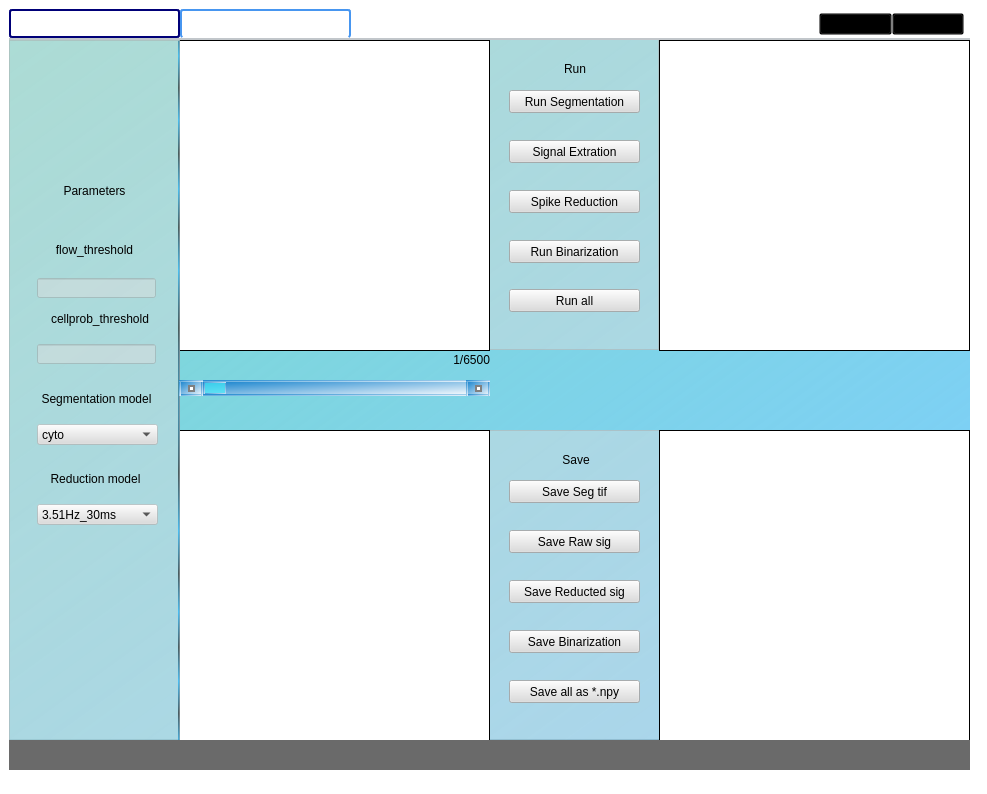
<?xml version="1.0" encoding="UTF-8"?>
<ui version="4.0">
 <class>MainWindow</class>
 <widget class="QMainWindow" name="MainWindow">
  <property name="geometry">
   <rect>
    <x>0</x>
    <y>0</y>
    <width>987</width>
    <height>794</height>
   </rect>
  </property>
  <property name="windowTitle">
   <string>MainWindow</string>
  </property>
  <property name="styleSheet">
   <string notr="true">background:transparent;</string>
  </property>
  <widget class="QWidget" name="centralwidget">
   <layout class="QGridLayout" name="gridLayout">
    <item row="0" column="0">
     <widget class="QFrame" name="frame_7">
      <widget class="QLabel" name="label_19">
       <property name="geometry">
        <rect>
         <x>0</x>
         <y>730</y>
         <width>961</width>
         <height>31</height>
        </rect>
       </property>
       <property name="styleSheet">
        <string notr="true">background-color:rgba(2,2,2,150);</string>
       </property>
       <property name="text">
        <string/>
       </property>
      </widget>
      <widget class="QLabel" name="label">
       <property name="geometry">
        <rect>
         <x>1</x>
         <y>1</y>
         <width>961</width>
         <height>761</height>
        </rect>
       </property>
       <property name="styleSheet">
        <string notr="true">border-radius:50px;
opacity:0.5;</string>
       </property>
       <property name="frameShape">
        <enum>QFrame::NoFrame</enum>
       </property>
       <property name="frameShadow">
        <enum>QFrame::Plain</enum>
       </property>
       <property name="text">
        <string/>
       </property>
       <property name="textFormat">
        <enum>Qt::AutoText</enum>
       </property>
       <property name="pixmap">
        <pixmap>../icon/background-43-6.png</pixmap>
       </property>
       <property name="scaledContents">
        <bool>false</bool>
       </property>
      </widget>
      <widget class="QTabWidget" name="tabWidget">
       <property name="geometry">
        <rect>
         <x>0</x>
         <y>0</y>
         <width>961</width>
         <height>731</height>
        </rect>
       </property>
       <property name="maximumSize">
        <size>
         <width>166660</width>
         <height>166660</height>
        </size>
       </property>
       <property name="toolTipDuration">
        <number>-1</number>
       </property>
       <property name="layoutDirection">
        <enum>Qt::LeftToRight</enum>
       </property>
       <property name="autoFillBackground">
        <bool>false</bool>
       </property>
       <property name="styleSheet">
        <string notr="true">QTabWidget::pane { /* The tab widget frame */
    border-top: 2px solid #C2C7CB;
    background-color: qlineargradient(spread:pad, x1:0, y1:0, x2:1, y2:1, stop:0 rgba(128, 218, 205, 255), stop:1 rgba(44, 175, 255, 158))
}



QTabWidget::tab-bar {

    width:342px
}

QTabBar::tab {

min-width:70px;

min-height:25px;

color: white;

font:13px &quot;Microsoft YaHei&quot;;

border: 2px solid;

border-color:rgb(0, 0, 120);

border-radius:3px;
}

QTabBar::tab:selected{

min-width:70px;

min-height:25px;
color: white;

font:13px &quot;Microsoft YaHei&quot;;

border: 2px solid;

border-bottom: 0px solid;

border-color: #4796f0;
}

</string>
       </property>
       <property name="tabPosition">
        <enum>QTabWidget::North</enum>
       </property>
       <property name="tabShape">
        <enum>QTabWidget::Rounded</enum>
       </property>
       <property name="currentIndex">
        <number>1</number>
       </property>
       <property name="elideMode">
        <enum>Qt::ElideNone</enum>
       </property>
       <property name="usesScrollButtons">
        <bool>true</bool>
       </property>
       <property name="documentMode">
        <bool>false</bool>
       </property>
       <property name="tabsClosable">
        <bool>false</bool>
       </property>
       <property name="movable">
        <bool>false</bool>
       </property>
       <property name="tabBarAutoHide">
        <bool>false</bool>
       </property>
       <widget class="QWidget" name="tab">
        <attribute name="title">
         <string>Data Enhancement</string>
        </attribute>
        <widget class="QWidget" name="layoutWidget">
         <property name="geometry">
          <rect>
           <x>200</x>
           <y>100</y>
           <width>691</width>
           <height>41</height>
          </rect>
         </property>
         <layout class="QHBoxLayout" name="horizontalLayout_2">
          <property name="spacing">
           <number>100</number>
          </property>
          <item>
           <widget class="QLabel" name="label_2">
            <property name="styleSheet">
             <string notr="true">color:rgb(0, 0, 0);
font: 18pt ;
font: 18pt &quot;华文新魏&quot;;
font: 75 18pt &quot;Adobe Gothic Std B&quot;;
</string>
            </property>
            <property name="text">
             <string> Raw Data</string>
            </property>
            <property name="alignment">
             <set>Qt::AlignCenter</set>
            </property>
           </widget>
          </item>
          <item>
           <widget class="QLabel" name="label_3">
            <property name="styleSheet">
             <string notr="true">color:rgb(0, 0, 0);
;
font: 75 18pt &quot;Adobe Gothic Std B&quot;;</string>
            </property>
            <property name="text">
             <string>Enhancement</string>
            </property>
            <property name="alignment">
             <set>Qt::AlignCenter</set>
            </property>
           </widget>
          </item>
         </layout>
        </widget>
        <widget class="QWidget" name="layoutWidget">
         <property name="geometry">
          <rect>
           <x>200</x>
           <y>170</y>
           <width>691</width>
           <height>301</height>
          </rect>
         </property>
         <layout class="QHBoxLayout" name="horizontalLayout">
          <property name="spacing">
           <number>100</number>
          </property>
          <property name="leftMargin">
           <number>10</number>
          </property>
          <property name="topMargin">
           <number>10</number>
          </property>
          <property name="rightMargin">
           <number>10</number>
          </property>
          <property name="bottomMargin">
           <number>10</number>
          </property>
          <item>
           <widget class="QFrame" name="frame">
            <property name="styleSheet">
             <string notr="true">background-color:rgb(255, 255, 255);
border:1px outset black;</string>
            </property>
            <property name="frameShape">
             <enum>QFrame::StyledPanel</enum>
            </property>
            <property name="frameShadow">
             <enum>QFrame::Raised</enum>
            </property>
           </widget>
          </item>
          <item>
           <widget class="QFrame" name="frame_2">
            <property name="styleSheet">
             <string notr="true">background-color:rgb(255, 255, 255);
border:1px outset black;</string>
            </property>
            <property name="frameShape">
             <enum>QFrame::StyledPanel</enum>
            </property>
            <property name="frameShadow">
             <enum>QFrame::Raised</enum>
            </property>
           </widget>
          </item>
         </layout>
        </widget>
        <widget class="QWidget" name="layoutWidget">
         <property name="geometry">
          <rect>
           <x>200</x>
           <y>490</y>
           <width>691</width>
           <height>41</height>
          </rect>
         </property>
         <layout class="QHBoxLayout" name="horizontalLayout_3">
          <property name="spacing">
           <number>100</number>
          </property>
          <property name="leftMargin">
           <number>10</number>
          </property>
          <property name="rightMargin">
           <number>10</number>
          </property>
          <item>
           <widget class="QScrollBar" name="horizontalScrollBar_2">
            <property name="styleSheet">
             <string notr="true">QScrollBar:horizontal {
    border: 2px solid qlineargradient(spread:pad, x1:0, y1:0, x2:1, y2:1, stop:0 rgba(8, 123, 202, 255), stop:1 rgba(255, 255, 255, 255));
    background: qlineargradient(spread:pad, x1:0, y1:0, x2:1, y2:1, stop:0 rgba(8, 123, 202, 255), stop:1 rgba(255, 255, 255, 255));
    height: 15px;
    margin: 0px 20px 0 20px;
}
QScrollBar::handle:horizontal {
    background:rgba(79, 253, 255, 150);
    min-width: 20px;
    margin-left:3px;
    margin-right:3px;
    border:0.5px solid;
    border-color: qlineargradient(spread:pad, x1:0, y1:0, x2:1, y2:1, stop:0 rgba(8, 123, 202, 255), stop:1 rgba(255, 255, 255, 255));
}
QScrollBar::add-line:horizontal {
    border: 2px solid qlineargradient(spread:pad, x1:0, y1:0, x2:1, y2:1, stop:0 rgba(8, 123, 202, 255), stop:1 rgba(255, 255, 255, 255));;
    background:qlineargradient(spread:pad, x1:0, y1:0, x2:1, y2:1, stop:0 rgba(8, 123, 202, 255), stop:1 rgba(255, 255, 255, 255));
	
    width: 20px;
    subcontrol-position: right;
    subcontrol-origin: margin;
}

QScrollBar::sub-line:horizontal {
    border: 2px solid qlineargradient(spread:pad, x1:0, y1:0, x2:1, y2:1, stop:0 rgba(8, 123, 202, 255), stop:1 rgba(255, 255, 255, 255));;
    background: qlineargradient(spread:pad, x1:0, y1:0, x2:1, y2:1, stop:0 rgba(8, 123, 202, 255), stop:1 rgba(255, 255, 255, 255));
    width: 20px;
    subcontrol-position: left;
    subcontrol-origin: margin;
}
QScrollBar:left-arrow:horizontal, QScrollBar::right-arrow:horizontal {
    border: 2px solid grey;
    width: 3px;
    height: 3px;
    background: white;
}

QScrollBar::add-page:horizontal, QScrollBar::sub-page:horizontal {
    background: none;
}</string>
            </property>
            <property name="orientation">
             <enum>Qt::Horizontal</enum>
            </property>
           </widget>
          </item>
          <item>
           <widget class="QScrollBar" name="horizontalScrollBar">
            <property name="styleSheet">
             <string notr="true">QScrollBar:horizontal {
    border: 2px solid qlineargradient(spread:pad, x1:0, y1:0, x2:1, y2:1, stop:0 rgba(8, 123, 202, 255), stop:1 rgba(255, 255, 255, 255));
    background: qlineargradient(spread:pad, x1:0, y1:0, x2:1, y2:1, stop:0 rgba(8, 123, 202, 255), stop:1 rgba(255, 255, 255, 255));
    height: 15px;
    margin: 0px 20px 0 20px;
}
QScrollBar::handle:horizontal {
    background:rgba(79, 253, 255, 150);
    min-width: 20px;
    margin-left:3px;
    margin-right:3px;
    border:0.5px solid;
    border-color: qlineargradient(spread:pad, x1:0, y1:0, x2:1, y2:1, stop:0 rgba(8, 123, 202, 255), stop:1 rgba(255, 255, 255, 255));
}
QScrollBar::add-line:horizontal {
    border: 2px solid qlineargradient(spread:pad, x1:0, y1:0, x2:1, y2:1, stop:0 rgba(8, 123, 202, 255), stop:1 rgba(255, 255, 255, 255));;
    background:qlineargradient(spread:pad, x1:0, y1:0, x2:1, y2:1, stop:0 rgba(8, 123, 202, 255), stop:1 rgba(255, 255, 255, 255));
	
    width: 20px;
    subcontrol-position: right;
    subcontrol-origin: margin;
}

QScrollBar::sub-line:horizontal {
    border: 2px solid qlineargradient(spread:pad, x1:0, y1:0, x2:1, y2:1, stop:0 rgba(8, 123, 202, 255), stop:1 rgba(255, 255, 255, 255));;
    background: qlineargradient(spread:pad, x1:0, y1:0, x2:1, y2:1, stop:0 rgba(8, 123, 202, 255), stop:1 rgba(255, 255, 255, 255));
    width: 20px;
    subcontrol-position: left;
    subcontrol-origin: margin;
}
QScrollBar:left-arrow:horizontal, QScrollBar::right-arrow:horizontal {
    border: 2px solid grey;
    width: 3px;
    height: 3px;
    background: white;
}

QScrollBar::add-page:horizontal, QScrollBar::sub-page:horizontal {
    background: none;
}</string>
            </property>
            <property name="orientation">
             <enum>Qt::Horizontal</enum>
            </property>
           </widget>
          </item>
         </layout>
        </widget>
        <widget class="QFrame" name="frame_3">
         <property name="geometry">
          <rect>
           <x>0</x>
           <y>0</y>
           <width>171</width>
           <height>701</height>
          </rect>
         </property>
         <property name="styleSheet">
          <string notr="true">background-color:rgba(220, 220, 220, 120);
border-right:2px solid;
border-right-color:qradialgradient(spread:repeat, cx:0.5, cy:0.5, radius:0.077, fx:0.5, fy:0.5, stop:0 rgba(0, 169, 255, 147), stop:0.497326 rgba(0, 0, 0, 147), stop:1 rgba(0, 169, 255, 147));


</string>
         </property>
         <property name="frameShape">
          <enum>QFrame::StyledPanel</enum>
         </property>
         <property name="frameShadow">
          <enum>QFrame::Raised</enum>
         </property>
         <widget class="QLineEdit" name="lineEdit_4">
          <property name="geometry">
           <rect>
            <x>30</x>
            <y>290</y>
            <width>113</width>
            <height>20</height>
           </rect>
          </property>
         </widget>
         <widget class="QLabel" name="label_7">
          <property name="geometry">
           <rect>
            <x>40</x>
            <y>260</y>
            <width>81</width>
            <height>16</height>
           </rect>
          </property>
          <property name="styleSheet">
           <string notr="true">background:transparent;
border:none;
font: 9pt &quot;微软雅黑&quot;;</string>
          </property>
          <property name="text">
           <string>nimg_init</string>
          </property>
          <property name="alignment">
           <set>Qt::AlignCenter</set>
          </property>
         </widget>
         <widget class="QLineEdit" name="lineEdit_3">
          <property name="geometry">
           <rect>
            <x>30</x>
            <y>220</y>
            <width>113</width>
            <height>20</height>
           </rect>
          </property>
         </widget>
         <widget class="QLabel" name="label_4">
          <property name="geometry">
           <rect>
            <x>20</x>
            <y>180</y>
            <width>131</width>
            <height>20</height>
           </rect>
          </property>
          <property name="styleSheet">
           <string notr="true">background:transparent;
border:none;
font: 9pt &quot;微软雅黑&quot;;</string>
          </property>
          <property name="text">
           <string>smooth_sigma_time</string>
          </property>
          <property name="alignment">
           <set>Qt::AlignCenter</set>
          </property>
         </widget>
         <widget class="QLineEdit" name="lineEdit_2">
          <property name="geometry">
           <rect>
            <x>30</x>
            <y>370</y>
            <width>113</width>
            <height>20</height>
           </rect>
          </property>
          <property name="styleSheet">
           <string notr="true">background-:transparent</string>
          </property>
         </widget>
         <widget class="QLabel" name="label_6">
          <property name="geometry">
           <rect>
            <x>40</x>
            <y>330</y>
            <width>91</width>
            <height>20</height>
           </rect>
          </property>
          <property name="styleSheet">
           <string notr="true">background:transparent;
border:none;
font: 9pt &quot;微软雅黑&quot;;</string>
          </property>
          <property name="text">
           <string>maxregshift</string>
          </property>
          <property name="alignment">
           <set>Qt::AlignCenter</set>
          </property>
         </widget>
         <widget class="QLineEdit" name="lineEdit">
          <property name="geometry">
           <rect>
            <x>30</x>
            <y>450</y>
            <width>113</width>
            <height>20</height>
           </rect>
          </property>
         </widget>
         <widget class="QLabel" name="label_5">
          <property name="geometry">
           <rect>
            <x>30</x>
            <y>410</y>
            <width>111</width>
            <height>16</height>
           </rect>
          </property>
          <property name="styleSheet">
           <string notr="true">background:transparent;
border:none;
font: 9pt &quot;微软雅黑&quot;;</string>
          </property>
          <property name="text">
           <string>smooth_sigma</string>
          </property>
          <property name="alignment">
           <set>Qt::AlignCenter</set>
          </property>
         </widget>
         <widget class="QLabel" name="label_8">
          <property name="geometry">
           <rect>
            <x>30</x>
            <y>120</y>
            <width>111</width>
            <height>20</height>
           </rect>
          </property>
          <property name="styleSheet">
           <string notr="true">font: 75 12pt &quot;Adobe Gothic Std B&quot;;
border:None;
background:transparent;</string>
          </property>
          <property name="text">
           <string>Parameters</string>
          </property>
          <property name="alignment">
           <set>Qt::AlignCenter</set>
          </property>
         </widget>
         <widget class="QPushButton" name="pushButton_run_enhance">
          <property name="geometry">
           <rect>
            <x>30</x>
            <y>530</y>
            <width>111</width>
            <height>21</height>
           </rect>
          </property>
          <property name="styleSheet">
           <string notr="true">
font: 9pt &quot;微软雅黑&quot;;</string>
          </property>
          <property name="text">
           <string>Run Enhancement</string>
          </property>
         </widget>
        </widget>
        <widget class="QPushButton" name="pushButton_5">
         <property name="geometry">
          <rect>
           <x>280</x>
           <y>580</y>
           <width>151</width>
           <height>23</height>
          </rect>
         </property>
         <property name="styleSheet">
          <string notr="true">background-color:rgba(220, 220, 220, 200);


font: 9pt &quot;微软雅黑&quot;;</string>
         </property>
         <property name="text">
          <string>load Image(tiff stack)</string>
         </property>
        </widget>
        <widget class="QPushButton" name="pushButton_6">
         <property name="geometry">
          <rect>
           <x>670</x>
           <y>580</y>
           <width>131</width>
           <height>23</height>
          </rect>
         </property>
         <property name="styleSheet">
          <string notr="true">background-color:rgba(220, 220, 220, 200);


font: 9pt &quot;微软雅黑&quot;;</string>
         </property>
         <property name="text">
          <string>Save Enhacement tif</string>
         </property>
        </widget>
        <widget class="QWidget" name="layoutWidget">
         <property name="geometry">
          <rect>
           <x>200</x>
           <y>460</y>
           <width>691</width>
           <height>20</height>
          </rect>
         </property>
         <layout class="QHBoxLayout" name="horizontalLayout_5">
          <property name="spacing">
           <number>100</number>
          </property>
          <property name="leftMargin">
           <number>10</number>
          </property>
          <property name="rightMargin">
           <number>10</number>
          </property>
          <item>
           <widget class="QLabel" name="label_16">
            <property name="styleSheet">
             <string notr="true">font: 9pt &quot;微软雅黑&quot;;</string>
            </property>
            <property name="text">
             <string>1/6500</string>
            </property>
            <property name="alignment">
             <set>Qt::AlignRight|Qt::AlignTrailing|Qt::AlignVCenter</set>
            </property>
           </widget>
          </item>
          <item>
           <widget class="QLabel" name="label_17">
            <property name="styleSheet">
             <string notr="true">font: 9pt &quot;微软雅黑&quot;;</string>
            </property>
            <property name="text">
             <string>1/6500</string>
            </property>
            <property name="alignment">
             <set>Qt::AlignRight|Qt::AlignTrailing|Qt::AlignVCenter</set>
            </property>
           </widget>
          </item>
         </layout>
        </widget>
        <zorder>layoutWidget</zorder>
        <zorder>frame_3</zorder>
        <zorder>layoutWidget</zorder>
        <zorder>layoutWidget</zorder>
        <zorder>layoutWidget</zorder>
        <zorder>pushButton_5</zorder>
        <zorder>pushButton_6</zorder>
       </widget>
       <widget class="QWidget" name="tab_2">
        <attribute name="title">
         <string>Data Process</string>
        </attribute>
        <widget class="QFrame" name="frame_4">
         <property name="geometry">
          <rect>
           <x>0</x>
           <y>0</y>
           <width>171</width>
           <height>721</height>
          </rect>
         </property>
         <property name="styleSheet">
          <string notr="true">background-color:rgba(220, 220, 220, 120);
border-right:2px solid qradialgradient(spread:repeat, cx:0.5, cy:0.5, radius:0.077, fx:0.5, fy:0.5, stop:0 rgba(0, 169, 255, 147), stop:0.497326 rgba(0, 0, 0, 147), stop:1 rgba(0, 169, 255, 147));</string>
         </property>
         <property name="frameShape">
          <enum>QFrame::StyledPanel</enum>
         </property>
         <property name="frameShadow">
          <enum>QFrame::Raised</enum>
         </property>
         <widget class="QLabel" name="label_9">
          <property name="geometry">
           <rect>
            <x>30</x>
            <y>140</y>
            <width>111</width>
            <height>21</height>
           </rect>
          </property>
          <property name="styleSheet">
           <string notr="true">background:transparent;
font: 75 12pt &quot;Adobe Gothic Std B&quot;;
border:none;</string>
          </property>
          <property name="text">
           <string>Parameters</string>
          </property>
          <property name="alignment">
           <set>Qt::AlignCenter</set>
          </property>
         </widget>
         <widget class="QLabel" name="label_10">
          <property name="geometry">
           <rect>
            <x>40</x>
            <y>200</y>
            <width>91</width>
            <height>20</height>
           </rect>
          </property>
          <property name="styleSheet">
           <string notr="true">background:transparent;
border:none;
font: 9pt &quot;微软雅黑&quot;;</string>
          </property>
          <property name="text">
           <string>flow_threshold</string>
          </property>
          <property name="alignment">
           <set>Qt::AlignCenter</set>
          </property>
         </widget>
         <widget class="QLineEdit" name="lineEdit_5">
          <property name="geometry">
           <rect>
            <x>28</x>
            <y>238</y>
            <width>119</width>
            <height>20</height>
           </rect>
          </property>
         </widget>
         <widget class="QLabel" name="label_11">
          <property name="geometry">
           <rect>
            <x>37</x>
            <y>270</y>
            <width>108</width>
            <height>17</height>
           </rect>
          </property>
          <property name="styleSheet">
           <string notr="true">background:transparent;
border:none;
font: 9pt &quot;微软雅黑&quot;;</string>
          </property>
          <property name="text">
           <string>cellprob_threshold</string>
          </property>
          <property name="alignment">
           <set>Qt::AlignCenter</set>
          </property>
         </widget>
         <widget class="QLineEdit" name="lineEdit_6">
          <property name="geometry">
           <rect>
            <x>28</x>
            <y>304</y>
            <width>119</width>
            <height>20</height>
           </rect>
          </property>
         </widget>
         <widget class="QLabel" name="label_13">
          <property name="geometry">
           <rect>
            <x>27</x>
            <y>350</y>
            <width>121</width>
            <height>17</height>
           </rect>
          </property>
          <property name="styleSheet">
           <string notr="true">background:transparent;
border:none;
font: 9pt &quot;微软雅黑&quot;;</string>
          </property>
          <property name="text">
           <string>Segmentation model</string>
          </property>
          <property name="alignment">
           <set>Qt::AlignCenter</set>
          </property>
         </widget>
         <widget class="QComboBox" name="comboBox">
          <property name="geometry">
           <rect>
            <x>28</x>
            <y>384</y>
            <width>121</width>
            <height>21</height>
           </rect>
          </property>
          <property name="styleSheet">
           <string notr="true">font: 9pt &quot;微软雅黑&quot;;</string>
          </property>
          <item>
           <property name="text">
            <string>cyto</string>
           </property>
          </item>
          <item>
           <property name="text">
            <string>cyto2</string>
           </property>
          </item>
         </widget>
         <widget class="QLabel" name="label_14">
          <property name="geometry">
           <rect>
            <x>37</x>
            <y>430</y>
            <width>99</width>
            <height>17</height>
           </rect>
          </property>
          <property name="styleSheet">
           <string notr="true">background:transparent;
border:none;
font: 9pt &quot;微软雅黑&quot;;</string>
          </property>
          <property name="text">
           <string>Reduction model</string>
          </property>
          <property name="alignment">
           <set>Qt::AlignCenter</set>
          </property>
         </widget>
         <widget class="QComboBox" name="comboBox_2">
          <property name="geometry">
           <rect>
            <x>28</x>
            <y>464</y>
            <width>121</width>
            <height>21</height>
           </rect>
          </property>
          <property name="styleSheet">
           <string notr="true">font: 9pt &quot;微软雅黑&quot;;</string>
          </property>
          <item>
           <property name="text">
            <string>3.51Hz_30ms</string>
           </property>
          </item>
         </widget>
        </widget>
        <widget class="QFrame" name="frame_5">
         <property name="geometry">
          <rect>
           <x>170</x>
           <y>0</y>
           <width>311</width>
           <height>311</height>
          </rect>
         </property>
         <property name="styleSheet">
          <string notr="true">background-color:white;
border:1px solid black;
border-left:none;
margin-left:1px;</string>
         </property>
         <property name="frameShape">
          <enum>QFrame::StyledPanel</enum>
         </property>
         <property name="frameShadow">
          <enum>QFrame::Raised</enum>
         </property>
        </widget>
        <widget class="QFrame" name="frame_6">
         <property name="geometry">
          <rect>
           <x>650</x>
           <y>0</y>
           <width>311</width>
           <height>311</height>
          </rect>
         </property>
         <property name="styleSheet">
          <string notr="true">background-color:white;
border:1px solid black</string>
         </property>
         <property name="frameShape">
          <enum>QFrame::StyledPanel</enum>
         </property>
         <property name="frameShadow">
          <enum>QFrame::Raised</enum>
         </property>
        </widget>
        <widget class="QFrame" name="frame_8">
         <property name="geometry">
          <rect>
           <x>170</x>
           <y>390</y>
           <width>311</width>
           <height>311</height>
          </rect>
         </property>
         <property name="styleSheet">
          <string notr="true">background-color:white;
border:1px solid black;
border-left:none;
margin-left:1px</string>
         </property>
         <property name="frameShape">
          <enum>QFrame::StyledPanel</enum>
         </property>
         <property name="frameShadow">
          <enum>QFrame::Raised</enum>
         </property>
        </widget>
        <widget class="QFrame" name="frame_9">
         <property name="geometry">
          <rect>
           <x>650</x>
           <y>390</y>
           <width>311</width>
           <height>311</height>
          </rect>
         </property>
         <property name="styleSheet">
          <string notr="true">background-color:white;
border:1px solid black</string>
         </property>
         <property name="frameShape">
          <enum>QFrame::StyledPanel</enum>
         </property>
         <property name="frameShadow">
          <enum>QFrame::Raised</enum>
         </property>
        </widget>
        <widget class="QPushButton" name="pushButton_11">
         <property name="geometry">
          <rect>
           <x>500</x>
           <y>440</y>
           <width>131</width>
           <height>23</height>
          </rect>
         </property>
         <property name="styleSheet">
          <string notr="true">background-color:rgba(220, 220, 220, 200);


font: 9pt &quot;微软雅黑&quot;;</string>
         </property>
         <property name="text">
          <string>Save Seg tif</string>
         </property>
        </widget>
        <widget class="QPushButton" name="pushButton_12">
         <property name="geometry">
          <rect>
           <x>500</x>
           <y>490</y>
           <width>131</width>
           <height>23</height>
          </rect>
         </property>
         <property name="styleSheet">
          <string notr="true">background-color:rgba(220, 220, 220, 200);


font: 9pt &quot;微软雅黑&quot;;</string>
         </property>
         <property name="text">
          <string>Save Raw sig</string>
         </property>
        </widget>
        <widget class="QPushButton" name="pushButton_13">
         <property name="geometry">
          <rect>
           <x>500</x>
           <y>540</y>
           <width>131</width>
           <height>23</height>
          </rect>
         </property>
         <property name="styleSheet">
          <string notr="true">background-color:rgba(220, 220, 220, 200);


font: 9pt &quot;微软雅黑&quot;;</string>
         </property>
         <property name="text">
          <string>Save Reducted sig</string>
         </property>
        </widget>
        <widget class="QPushButton" name="pushButton_14">
         <property name="geometry">
          <rect>
           <x>500</x>
           <y>590</y>
           <width>131</width>
           <height>23</height>
          </rect>
         </property>
         <property name="styleSheet">
          <string notr="true">background-color:rgba(220, 220, 220, 200);


font: 9pt &quot;微软雅黑&quot;;</string>
         </property>
         <property name="text">
          <string>Save Binarization</string>
         </property>
        </widget>
        <widget class="QPushButton" name="pushButton_15">
         <property name="geometry">
          <rect>
           <x>500</x>
           <y>640</y>
           <width>131</width>
           <height>23</height>
          </rect>
         </property>
         <property name="styleSheet">
          <string notr="true">background-color:rgba(220, 220, 220, 200);


font: 9pt &quot;微软雅黑&quot;;</string>
         </property>
         <property name="text">
          <string>Save all as *.npy</string>
         </property>
        </widget>
        <widget class="QFrame" name="frame_10">
         <property name="geometry">
          <rect>
           <x>479</x>
           <y>-1</y>
           <width>171</width>
           <height>311</height>
          </rect>
         </property>
         <property name="styleSheet">
          <string notr="true">background-color:rgba(220, 220, 220, 120);</string>
         </property>
         <property name="frameShape">
          <enum>QFrame::StyledPanel</enum>
         </property>
         <property name="frameShadow">
          <enum>QFrame::Raised</enum>
         </property>
         <widget class="QLabel" name="label_12">
          <property name="geometry">
           <rect>
            <x>60</x>
            <y>20</y>
            <width>54</width>
            <height>20</height>
           </rect>
          </property>
          <property name="styleSheet">
           <string notr="true">font: 75 12pt &quot;Adobe Gothic Std B&quot;;
background:transparent</string>
          </property>
          <property name="text">
           <string>Run</string>
          </property>
          <property name="alignment">
           <set>Qt::AlignCenter</set>
          </property>
         </widget>
         <widget class="QPushButton" name="pushButton_16">
          <property name="geometry">
           <rect>
            <x>21</x>
            <y>250</y>
            <width>131</width>
            <height>23</height>
           </rect>
          </property>
          <property name="styleSheet">
           <string notr="true">background-color:rgba(220, 220, 220, 200);


font: 9pt &quot;微软雅黑&quot;;</string>
          </property>
          <property name="text">
           <string>Run all</string>
          </property>
         </widget>
         <widget class="QPushButton" name="pushButton_8">
          <property name="geometry">
           <rect>
            <x>21</x>
            <y>151</y>
            <width>131</width>
            <height>23</height>
           </rect>
          </property>
          <property name="styleSheet">
           <string notr="true">background-color:rgba(220, 220, 220, 200);


font: 9pt &quot;微软雅黑&quot;;</string>
          </property>
          <property name="text">
           <string>Spike Reduction</string>
          </property>
         </widget>
         <widget class="QPushButton" name="pushButton_7">
          <property name="geometry">
           <rect>
            <x>21</x>
            <y>51</y>
            <width>131</width>
            <height>23</height>
           </rect>
          </property>
          <property name="styleSheet">
           <string notr="true">background-color:rgba(220, 220, 220, 200);


font: 9pt &quot;微软雅黑&quot;;</string>
          </property>
          <property name="text">
           <string>Run Segmentation</string>
          </property>
         </widget>
         <widget class="QPushButton" name="pushButton_9">
          <property name="geometry">
           <rect>
            <x>21</x>
            <y>201</y>
            <width>131</width>
            <height>23</height>
           </rect>
          </property>
          <property name="styleSheet">
           <string notr="true">background-color:rgba(220, 220, 220, 200);


font: 9pt &quot;微软雅黑&quot;;</string>
          </property>
          <property name="text">
           <string>Run Binarization</string>
          </property>
         </widget>
         <widget class="QPushButton" name="pushButton_10">
          <property name="geometry">
           <rect>
            <x>21</x>
            <y>101</y>
            <width>131</width>
            <height>23</height>
           </rect>
          </property>
          <property name="styleSheet">
           <string notr="true">background-color:rgba(220, 220, 220, 200);


font: 9pt &quot;微软雅黑&quot;;</string>
          </property>
          <property name="text">
           <string>Signal Extration</string>
          </property>
         </widget>
        </widget>
        <widget class="QFrame" name="frame_11">
         <property name="geometry">
          <rect>
           <x>480</x>
           <y>390</y>
           <width>171</width>
           <height>311</height>
          </rect>
         </property>
         <property name="styleSheet">
          <string notr="true">background-color:rgba(220, 220, 220, 120);</string>
         </property>
         <property name="frameShape">
          <enum>QFrame::StyledPanel</enum>
         </property>
         <property name="frameShadow">
          <enum>QFrame::Raised</enum>
         </property>
         <widget class="QLabel" name="label_15">
          <property name="geometry">
           <rect>
            <x>60</x>
            <y>20</y>
            <width>54</width>
            <height>20</height>
           </rect>
          </property>
          <property name="styleSheet">
           <string notr="true">font: 75 12pt &quot;Adobe Gothic Std B&quot;;
background:transparent</string>
          </property>
          <property name="text">
           <string>Save</string>
          </property>
          <property name="alignment">
           <set>Qt::AlignCenter</set>
          </property>
         </widget>
        </widget>
        <widget class="QScrollBar" name="horizontalScrollBar_3">
         <property name="geometry">
          <rect>
           <x>170</x>
           <y>340</y>
           <width>311</width>
           <height>16</height>
          </rect>
         </property>
         <property name="styleSheet">
          <string notr="true">QScrollBar:horizontal {
    border: 2px solid qlineargradient(spread:pad, x1:0, y1:0, x2:1, y2:1, stop:0 rgba(8, 123, 202, 255), stop:1 rgba(255, 255, 255, 255));
    background: qlineargradient(spread:pad, x1:0, y1:0, x2:1, y2:1, stop:0 rgba(8, 123, 202, 255), stop:1 rgba(255, 255, 255, 255));
    height: 15px;
    margin: 0px 20px 0 20px;
}
QScrollBar::handle:horizontal {
    background:rgba(79, 253, 255, 150);
    min-width: 20px;
    margin-left:3px;
    margin-right:3px;
    border:0.5px solid;
    border-color: qlineargradient(spread:pad, x1:0, y1:0, x2:1, y2:1, stop:0 rgba(8, 123, 202, 255), stop:1 rgba(255, 255, 255, 255));
}
QScrollBar::add-line:horizontal {
    border: 2px solid qlineargradient(spread:pad, x1:0, y1:0, x2:1, y2:1, stop:0 rgba(8, 123, 202, 255), stop:1 rgba(255, 255, 255, 255));;
    background:qlineargradient(spread:pad, x1:0, y1:0, x2:1, y2:1, stop:0 rgba(8, 123, 202, 255), stop:1 rgba(255, 255, 255, 255));
	
    width: 20px;
    subcontrol-position: right;
    subcontrol-origin: margin;
}

QScrollBar::sub-line:horizontal {
    border: 2px solid qlineargradient(spread:pad, x1:0, y1:0, x2:1, y2:1, stop:0 rgba(8, 123, 202, 255), stop:1 rgba(255, 255, 255, 255));;
    background: qlineargradient(spread:pad, x1:0, y1:0, x2:1, y2:1, stop:0 rgba(8, 123, 202, 255), stop:1 rgba(255, 255, 255, 255));
    width: 20px;
    subcontrol-position: left;
    subcontrol-origin: margin;
}
QScrollBar:left-arrow:horizontal, QScrollBar::right-arrow:horizontal {
    border: 2px solid grey;
    width: 3px;
    height: 3px;
    background: white;
}

QScrollBar::add-page:horizontal, QScrollBar::sub-page:horizontal {
    background: none;
}</string>
         </property>
         <property name="orientation">
          <enum>Qt::Horizontal</enum>
         </property>
        </widget>
        <widget class="QLabel" name="label_18">
         <property name="geometry">
          <rect>
           <x>400</x>
           <y>310</y>
           <width>81</width>
           <height>20</height>
          </rect>
         </property>
         <property name="styleSheet">
          <string notr="true">font: 9pt &quot;微软雅黑&quot;;</string>
         </property>
         <property name="text">
          <string>1/6500</string>
         </property>
         <property name="alignment">
          <set>Qt::AlignRight|Qt::AlignTrailing|Qt::AlignVCenter</set>
         </property>
        </widget>
        <zorder>frame_4</zorder>
        <zorder>frame_11</zorder>
        <zorder>frame_10</zorder>
        <zorder>frame_5</zorder>
        <zorder>frame_6</zorder>
        <zorder>frame_8</zorder>
        <zorder>frame_9</zorder>
        <zorder>pushButton_11</zorder>
        <zorder>pushButton_12</zorder>
        <zorder>pushButton_13</zorder>
        <zorder>pushButton_14</zorder>
        <zorder>pushButton_15</zorder>
        <zorder>horizontalScrollBar_3</zorder>
        <zorder>label_18</zorder>
       </widget>
      </widget>
      <widget class="QFrame" name="window_button">
       <property name="geometry">
        <rect>
         <x>810</x>
         <y>-10</y>
         <width>151</width>
         <height>41</height>
        </rect>
       </property>
       <layout class="QHBoxLayout" name="horizontalLayout_6">
        <property name="spacing">
         <number>0</number>
        </property>
        <property name="leftMargin">
         <number>0</number>
        </property>
        <property name="rightMargin">
         <number>6</number>
        </property>
        <property name="bottomMargin">
         <number>0</number>
        </property>
        <item>
         <widget class="QPushButton" name="pushButton_hide">
          <property name="styleSheet">
           <string notr="true">QPushButton {
background:transparent;
}

QPushButton:hover {

background-color:rgba(127, 127, 127, 150);

}

QPushButton:pressed{

border-width:1px;
border-height:1px;

}</string>
          </property>
          <property name="text">
           <string/>
          </property>
          <property name="icon">
           <iconset>
            <normaloff>../icon/24gl-minus.png</normaloff>../icon/24gl-minus.png</iconset>
          </property>
         </widget>
        </item>
        <item>
         <widget class="QPushButton" name="pushButton_close">
          <property name="layoutDirection">
           <enum>Qt::LeftToRight</enum>
          </property>
          <property name="styleSheet">
           <string notr="true">QPushButton {
background:transparent;
}

QPushButton:hover {

background-color:rgba(255, 0, 0, 180);

}

QPushButton:pressed{

border-width:1px;
border-height:1px;

}</string>
          </property>
          <property name="text">
           <string/>
          </property>
          <property name="icon">
           <iconset>
            <normaloff>../icon/24gl-cross.png</normaloff>../icon/24gl-cross.png</iconset>
          </property>
         </widget>
        </item>
       </layout>
      </widget>
      <zorder>label</zorder>
      <zorder>label_19</zorder>
      <zorder>tabWidget</zorder>
      <zorder>window_button</zorder>
     </widget>
    </item>
   </layout>
  </widget>
 </widget>
 <resources>
  <include location="../icon/icon.qrc"/>
 </resources>
 <connections>
  <connection>
   <sender>pushButton_hide</sender>
   <signal>clicked()</signal>
   <receiver>MainWindow</receiver>
   <slot>hide()</slot>
   <hints>
    <hint type="sourcelabel">
     <x>920</x>
     <y>69</y>
    </hint>
    <hint type="destinationlabel">
     <x>665</x>
     <y>501</y>
    </hint>
   </hints>
  </connection>
  <connection>
   <sender>pushButton_close</sender>
   <signal>clicked()</signal>
   <receiver>MainWindow</receiver>
   <slot>close()</slot>
   <hints>
    <hint type="sourcelabel">
     <x>1022</x>
     <y>76</y>
    </hint>
    <hint type="destinationlabel">
     <x>1159</x>
     <y>524</y>
    </hint>
   </hints>
  </connection>
 </connections>
</ui>
